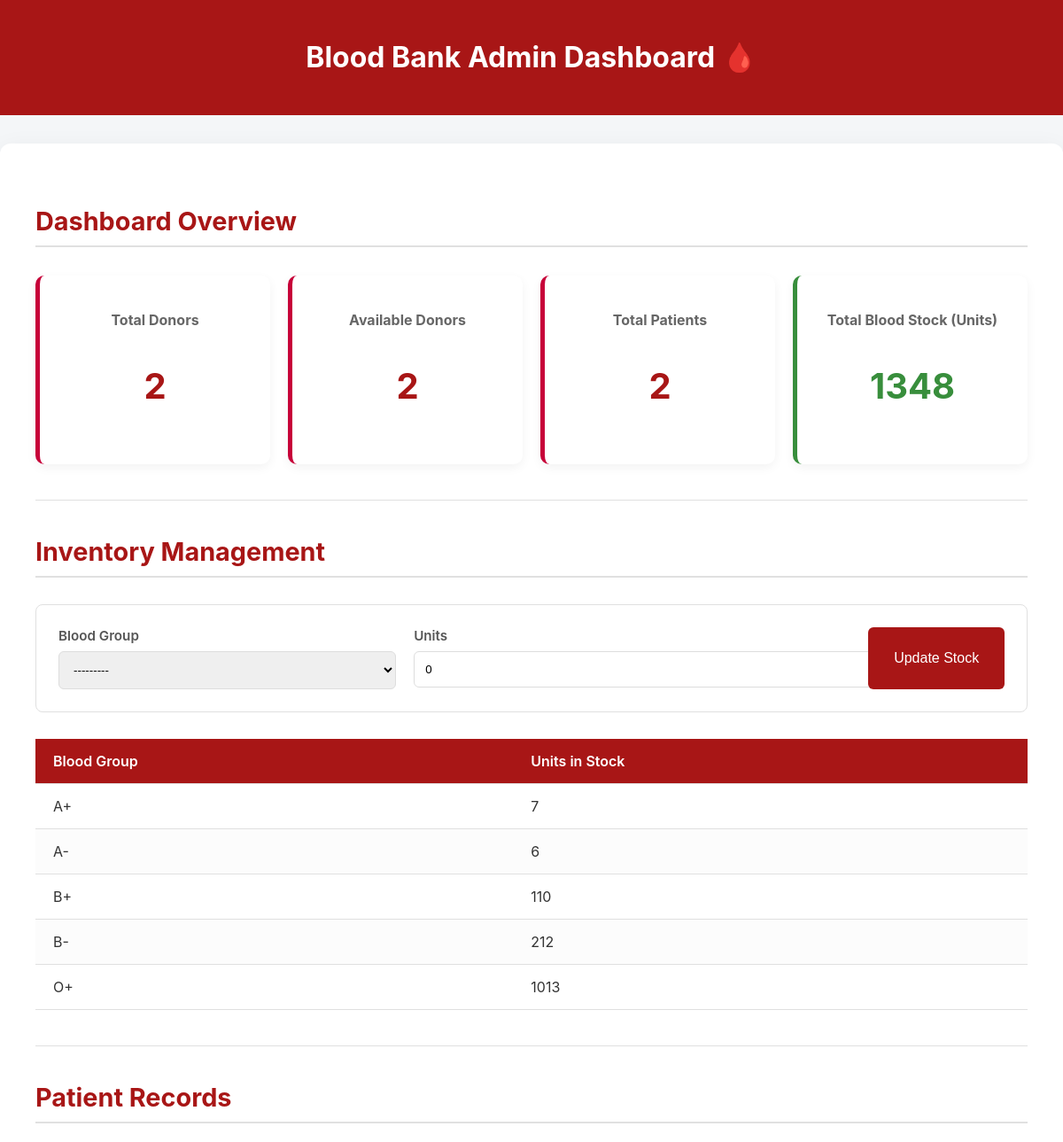
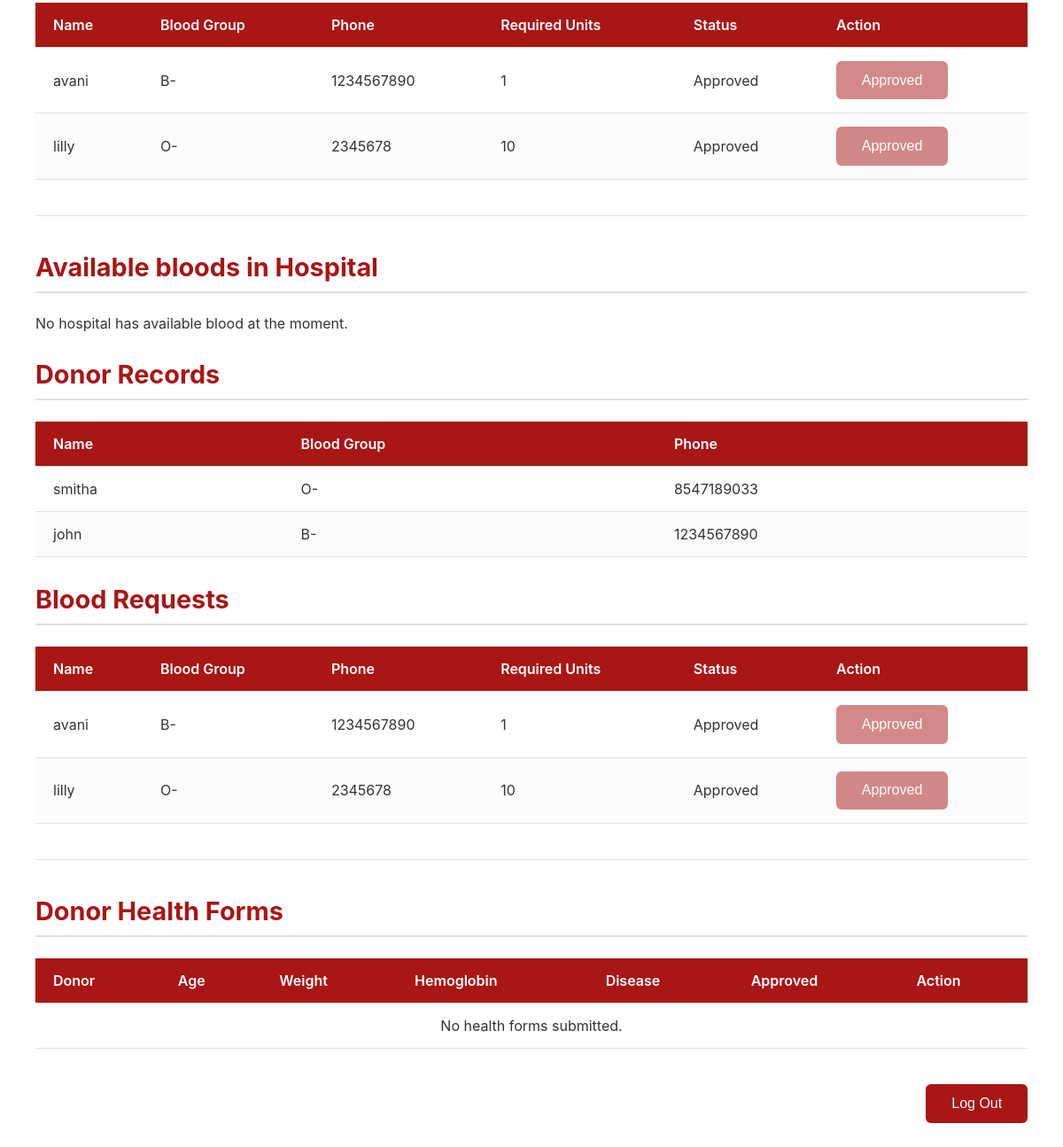
Before: /admin-dashboard/ (signed in) with the older database file (2 pictures, top to bottom).
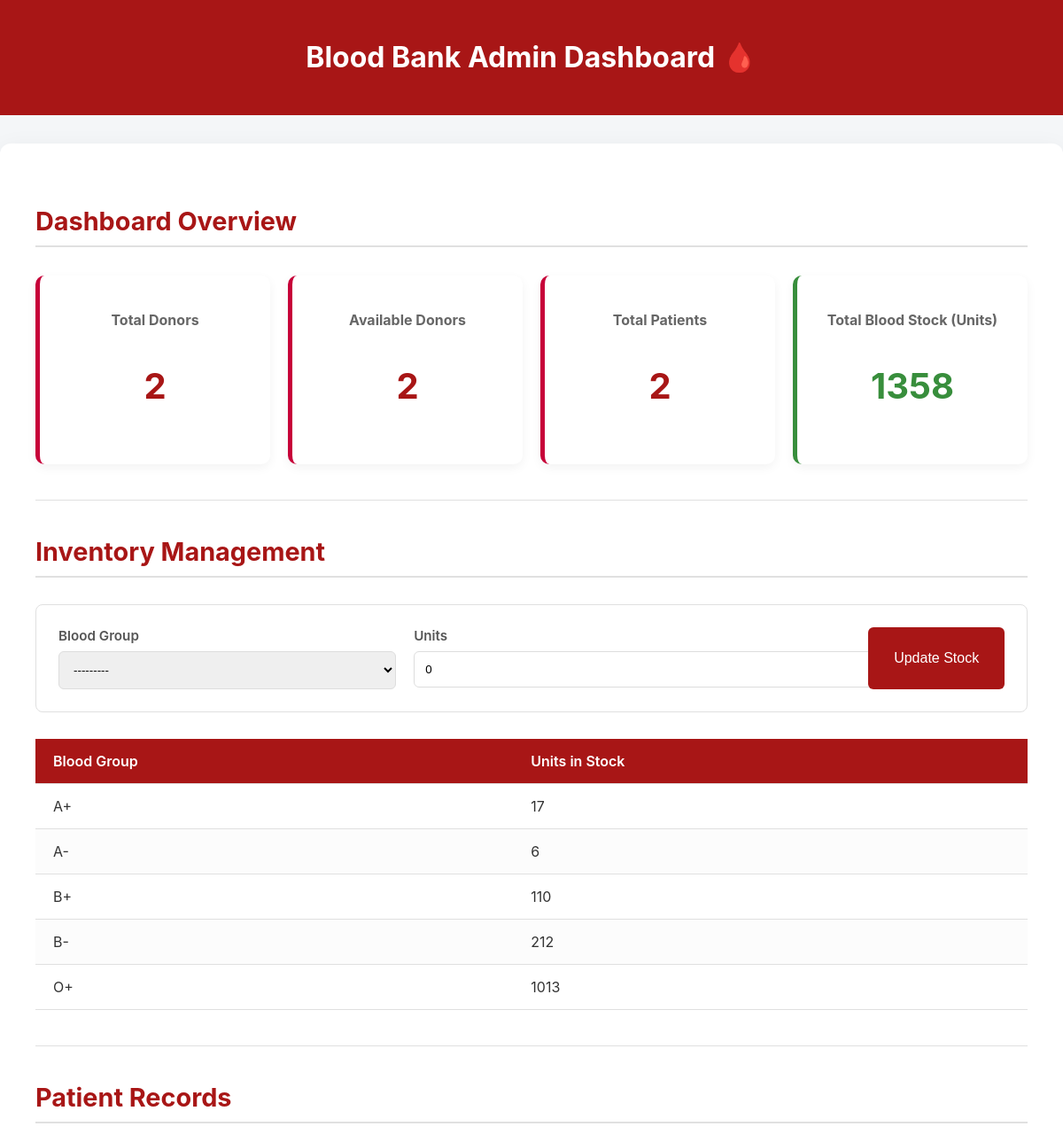
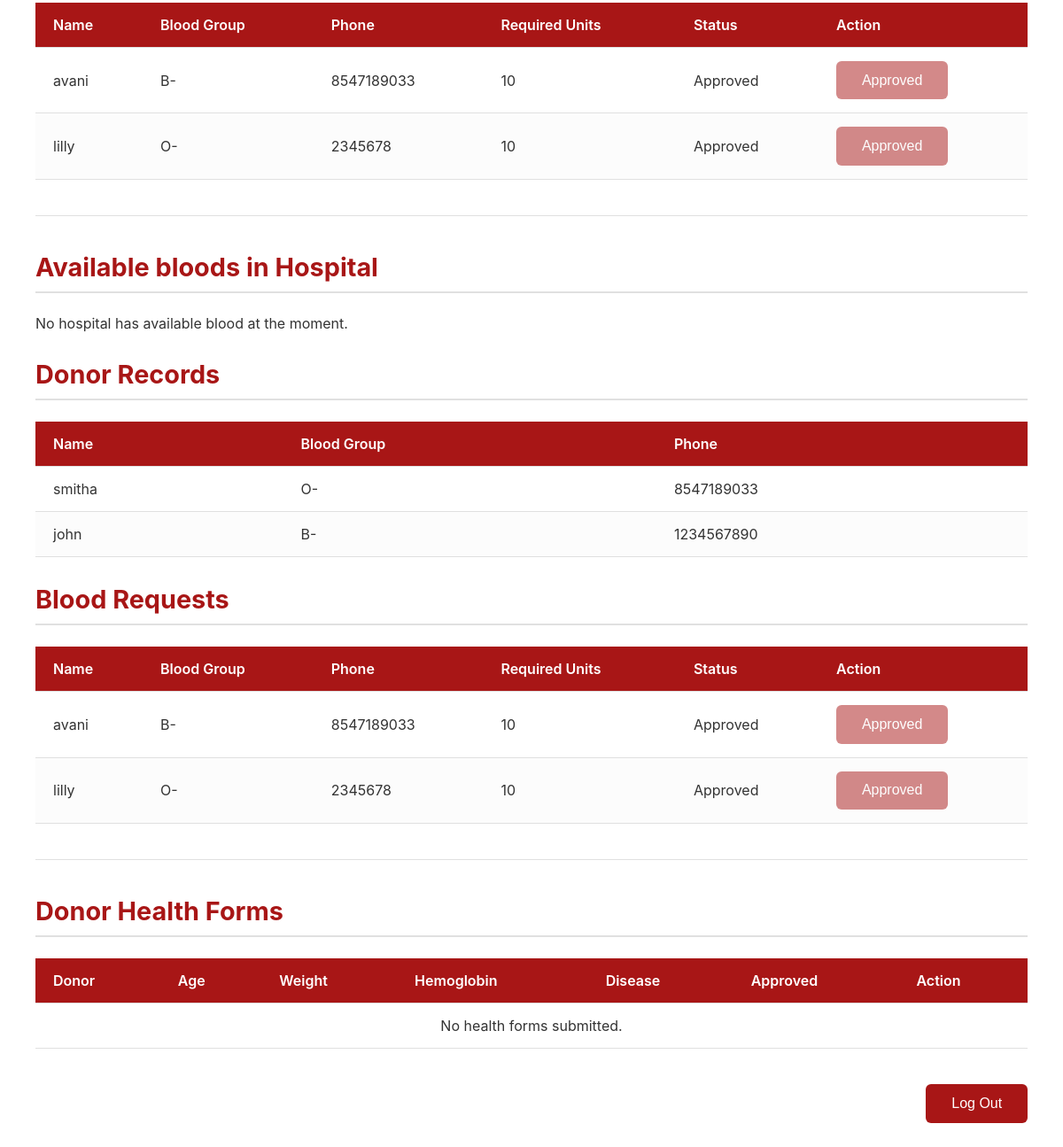
After: the same page with the newer database file (2 pictures, top to bottom).
### bloodmanager/models.py (models this page shows, shortened)
class Patient(models.Model):
    user = models.OneToOneField(User, on_delete=models.CASCADE)
    phone = models.CharField(max_length=15)
    gender = models.CharField(max_length=10)
    blood_group = models.CharField(max_length=3, choices=BLOOD_GROUP_CHOICES)
    address = models.TextField()
    required_units = models.PositiveIntegerField(default=1)
    approved = models.BooleanField(default=False)

### bloodmanager/views.py (the view)
# urls.py: path('admin-dashboard/', views.admin_dashboard, name='admin-dashboard'),
@user_passes_test(is_admin)
def admin_dashboard(request):
    donors = Donor.objects.all()
    patients = Patient.objects.all().order_by('-approved', 'user__username')
    requested_patients = Patient.objects.filter(approved=False)
    stock = BloodStock.objects.values('blood_group').annotate(total_units=Sum('units')).order_by('blood_group')
    health_forms = DonorHealthCheck.objects.all().order_by('-submitted_at')
    total_donors = donors.count()
    available_donors = donors.filter(available=True).count()
    total_patients = patients.count()
    total_stock_units = sum(item['total_units'] for item in stock)
    if request.method == 'POST':
        if 'approve_patient' in request.POST:
            patient_id = request.POST.get('patient_id')
            patient = get_object_or_404(Patient, id=patient_id)
            patient.approved = True
            patient.save()
            messages.success(request, f"Patient {patient.user.username} approved successfully.")
            return redirect('admin-dashboard')
        if 'update_stock' in request.POST:
            stock_form = BloodStockForm(request.POST)
            if stock_form.is_valid():
                blood_group = stock_form.cleaned_data['blood_group']
                units = stock_form.cleaned_data['units']
                stock_item, created = BloodStock.objects.get_or_create(
                    blood_group=blood_group, hospital=None, defaults={'units': units}
                )
                if not created:
                    stock_item.units += units
                    stock_item.save()
                messages.success(request, f'Blood stock for {blood_group} updated successfully.')
                return redirect('admin-dashboard')
        if 'approve_health' in request.POST:
            health_id = request.POST.get('health_id')
            record = get_object_or_404(DonorHealthCheck, id=health_id)
            record.is_approved = True
            record.save()
            messages.success(request, f"{record.donor.user.username}'s health form approved!")
            return redirect('admin-dashboard')
    else:
        stock_form = BloodStockForm()
    context = {
        'donors': donors,
        'requested_patients': requested_patients,
        'patients': patients,
        'stock': stock,
        'total_donors': total_donors,
        'available_donors': available_donors,
        'total_patients': total_patients,
        'total_stock_units': total_stock_units,
        'stock_form': stock_form,
        'health_forms': health_forms,
    }
    return render(request, 'admin/admin_dashboard.html', context)

### bloodmanager/forms.py
class BloodStockForm(forms.ModelForm):
    class Meta:
        model = BloodStock
        fields = ['blood_group', 'units']

### bloodmanager/views.py (called while the page is built)
def is_admin(user):
    return user.is_superuser

### bloodmanager/templates/admin/admin_dashboard.html (shortened to what the changed rows need)
<!DOCTYPE html>
<html lang="en">
<head>
</head>
<body>
<header>
    <h1>Blood Bank Admin Dashboard 🩸</h1>
</header>
<div class="container">
    <h2>Dashboard Overview</h2>
    <div class="stats">
        <div class="stat-box stock-highlight">
            <p><strong>{{ total_stock_units }}</strong></p>
        </div>
    </div>
    <h2>Inventory Management</h2>
    <table>
        <thead>
            <tr>
                <th>Blood Group</th>
                <th>Units in Stock</th>
            </tr>
        </thead>
        <tbody>
            {% for item in stock %}
            <tr class="{% if item.total_units < 5 %}low-stock{% endif %}">
                <td>{{ item.blood_group }}</td>
                <td>{{ item.total_units }}</td>
            </tr>
            {% empty %}
            <tr><td colspan="2" style="text-align:center;">No stock records found.</td></tr>
            {% endfor %}
        </tbody>
    </table>
    <h2>Patient Records</h2>
    <table>
        <thead>
            <tr>
                <th>Name</th>
                <th>Blood Group</th>
                <th>Phone</th>
                <th>Required Units</th>
                <th>Status</th>
                <th>Action</th>
            </tr>
        </thead>
        <tbody>
            {% for patient in patients %}
            <tr>
                <td>{{ patient.user.username }}</td>
                <td>{{ patient.blood_group }}</td>
                <td>{{ patient.phone }}</td>
                <td>{{ patient.required_units }}</td>
                <td>{% if patient.approved %}Approved{% else %}Pending{% endif %}</td>
                <td>
                    {% if not patient.approved %}
                    <form method="POST" style="display:inline;">
                        {% csrf_token %}
                        <input type="hidden" name="patient_id" value="{{ patient.id }}">
                        <button type="submit" name="approve_patient">Approve</button>
                    </form>
                    {% else %}
                        <button disabled style="opacity:0.5;">Approved</button>
                    {% endif %}
                </td>
            </tr>
            {% endfor %}
        </tbody>
    </table>
    <h2>Available bloods in Hospital</h2>
    <h2>Donor Records</h2>
    <table>
        <thead>
            <tr>
                <th>Name</th>
                <th>Blood Group</th>
                <th>Phone</th>
            </tr>
        </thead>
    </table>
    <h2>Blood Requests</h2>
    <table>
        <thead>
            <tr>
                <th>Name</th>
                <th>Blood Group</th>
                <th>Phone</th>
                <th>Required Units</th>
                <th>Status</th>
                <th>Action</th>
            </tr>
        </thead>
        <tbody>
            {% for patient in patients %}
            <tr>
                <td>{{ patient.user.username }}</td>
                <td>{{ patient.blood_group }}</td>
                <td>{{ patient.phone }}</td>
                <td>{{ patient.required_units }}</td>
                <td>{% if patient.approved %}Approved{% else %}Pending{% endif %}</td>
                <td>
                    {% if not patient.approved %}
                    <form method="POST" style="display:inline;">
                        {% csrf_token %}
                        <input type="hidden" name="patient_id" value="{{ patient.id }}">
                        <button type="submit" name="approve_patient" style="padding:5px 10px; background:green; color:white; border:none; border-radius:5px;">Approve</button>
                    </form>
                    {% else %}
                        <button disabled style="opacity:0.5;">Approved</button>
                    {% endif %}
                </td>
            </tr>
            {% empty %}
            <tr><td colspan="6" style="text-align:center;">No patient records found.</td></tr>
            {% endfor %}
        </tbody>
    </table>
    <h2>Donor Health Forms</h2>
    <table>
        <thead>
            <tr>
                <th>Donor</th>
                <th>Age</th>
                <th>Weight</th>
                <th>Hemoglobin</th>
                <th>Disease</th>
                <th>Approved</th>
                <th>Action</th>
            </tr>
        </thead>
    </table>
</div>
</body>
</html>

Changed rows visible on the page:
changed Patient "avani": phone "1234567890" → "8547189033"; required_units "1" → "10"
Other visible differences:
{{ total_stock_units }}: "1348" → "1358"
new list line: "A+ 17"
list line gone: "A+ 7"
